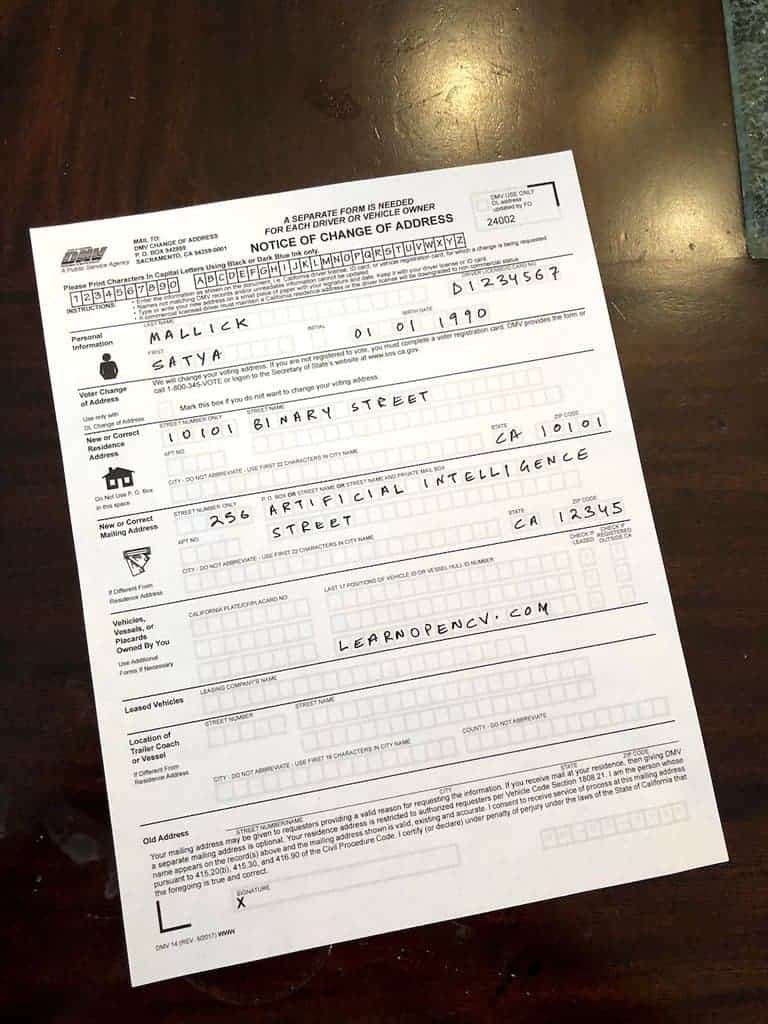
#> input picture data/test-image-2.jpg, 768 x 1024 px
$ python -i enhance.py   (imports and definitions only)
#> lines starting #> are read from the running program, lines starting #| are printed output that depends on the picture
#> further down, picture is the input picture: shape (1024, 768, 3); mean B, G, R 136, 144.3, 154.9
import cv2
import numpy as np


def gamma_correction(image: np.ndarray, gamma: float = 1.2) -> np.ndarray:
#> called with gamma = 1.2
    inv_gamma = 1.0 / gamma

    table = np.array([
        ((i / 255.0) ** inv_gamma) * 255
        for i in np.arange(256)
    ]).astype("uint8")

    return cv2.LUT(image, table)


def enhance(image: np.ndarray) -> np.ndarray:
    """
    Stage 1:
    Improve illumination and reduce noise.
    """

    image = gamma_correction(image)

    gray = cv2.cvtColor(image, cv2.COLOR_BGR2GRAY)
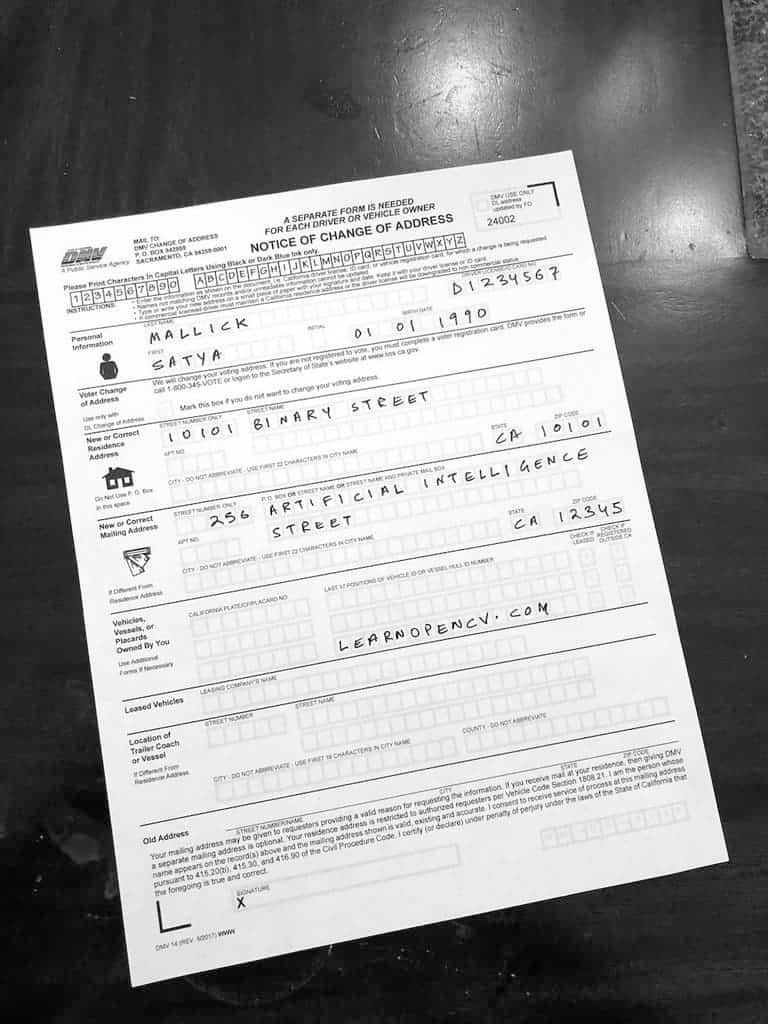
#> gray: shape (1024, 768); min 1, max 255, mean 153.8

    clahe = cv2.createCLAHE(
        clipLimit=2.0,
        tileGridSize=(8, 8)
    )

    gray = clahe.apply(gray)
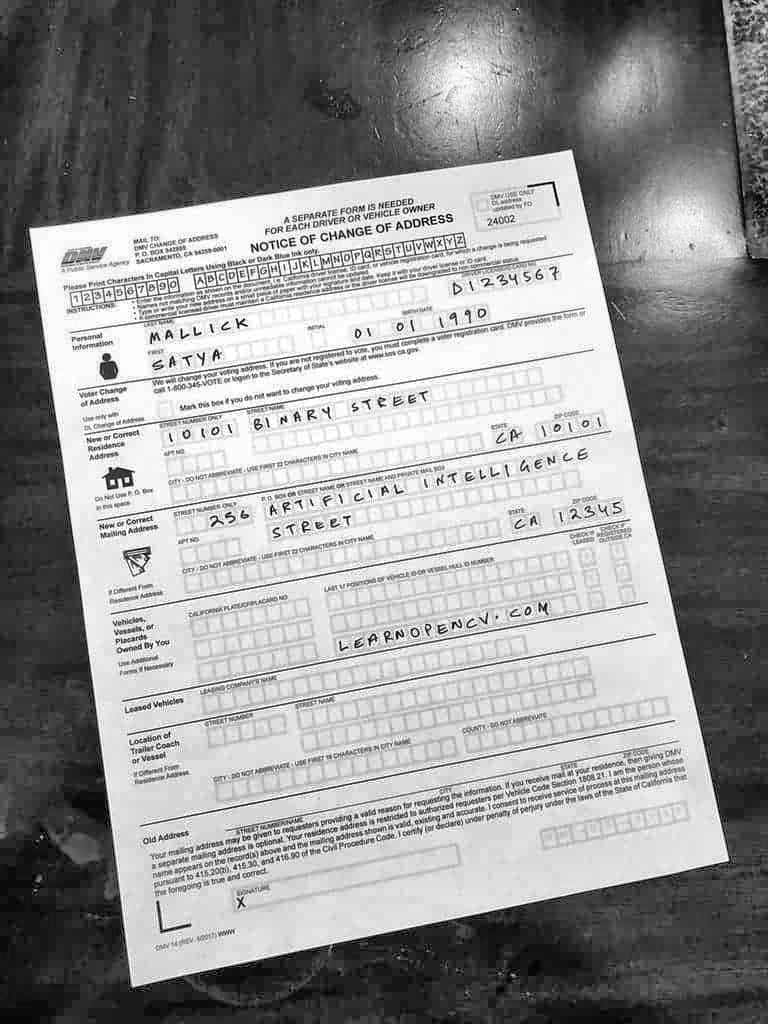
#> gray: shape (1024, 768); min 1, max 255, mean 147.9

    gray = cv2.bilateralFilter(
        gray,
        d=7,
        sigmaColor=50,
        sigmaSpace=50
    )

    return gray

>>> import cv2
>>> picture = cv2.imread('../data/test-image-2.jpg')
>>> result = enhance(picture)

$ run again, on data/test-image-6.JPG
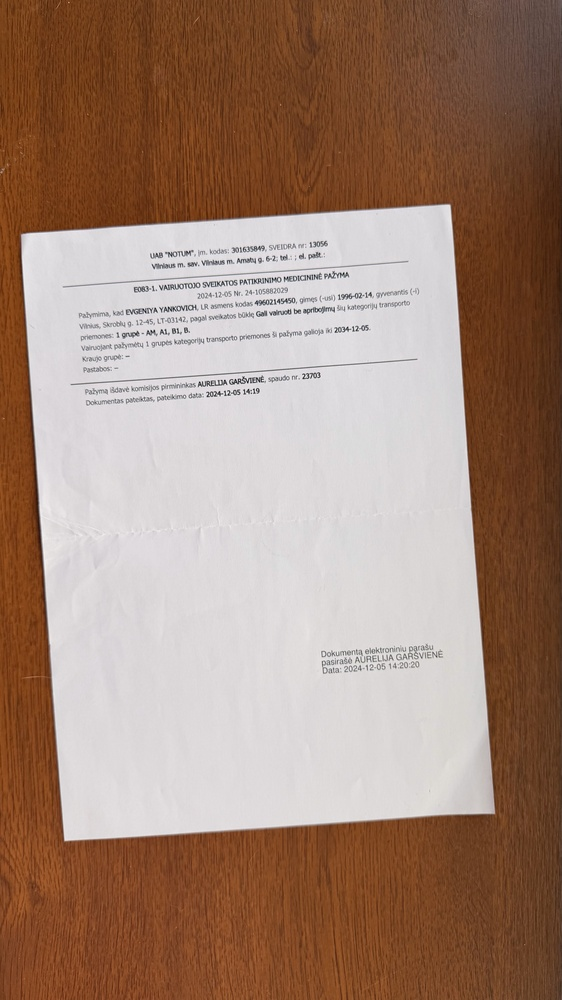
#> input picture data/test-image-6.JPG, 562 x 1000 px, shrunk from 3213 x 5712 before the run
#> picture is the input picture: shape (1000, 562, 3); mean B, G, R 118.6, 134.5, 162.3
#> in enhance, `gray = cv2.cvtColor(image, cv2.COLOR_BGR2GRAY)`:
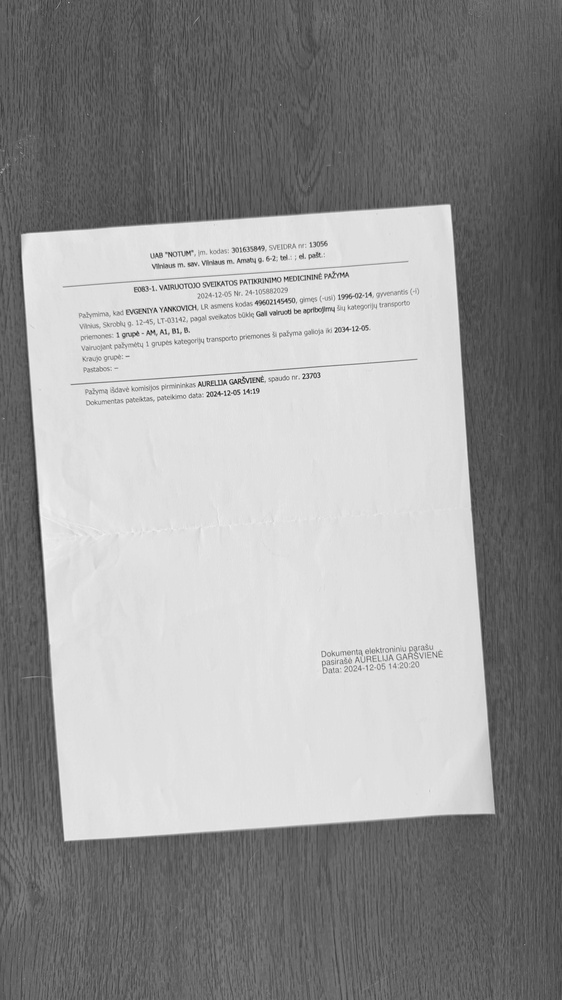
#> gray: shape (1000, 562); min 23, max 255, mean 151.9
#> in enhance, `gray = clahe.apply(gray)`:
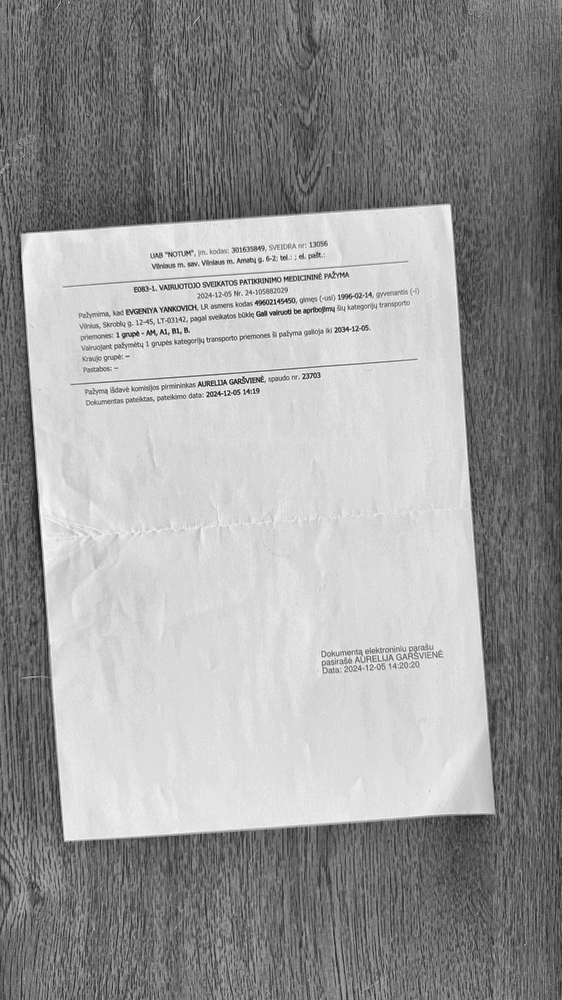
#> gray: shape (1000, 562); min 16, max 255, mean 154.4

$ run again, on data/test-image-1.png
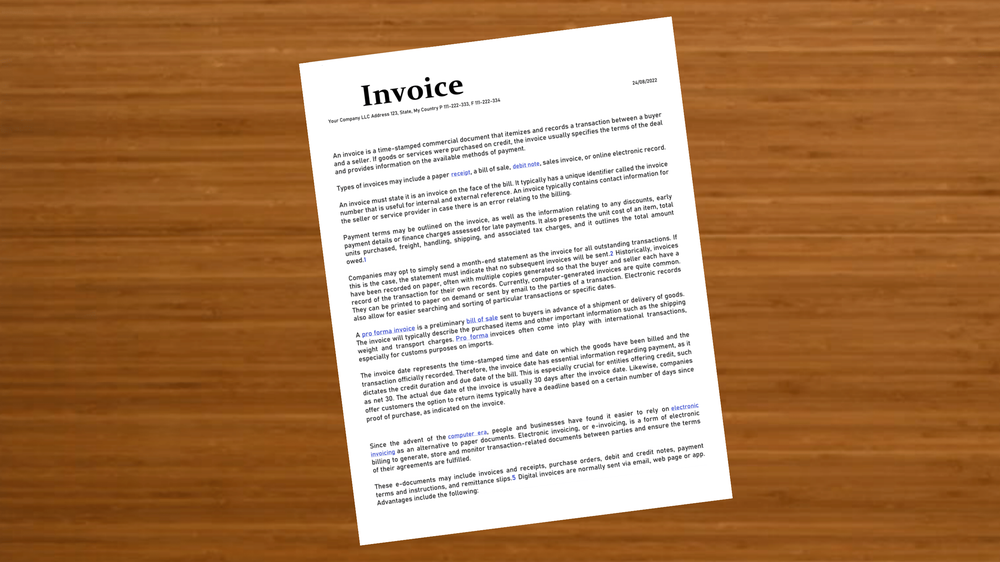
#> input picture data/test-image-1.png, 1000 x 562 px, shrunk from 2667 x 1500 before the run
#> picture is the input picture: shape (562, 1000, 3); mean B, G, R 97.1, 134.3, 175.8
#> in enhance, `gray = cv2.cvtColor(image, cv2.COLOR_BGR2GRAY)`:
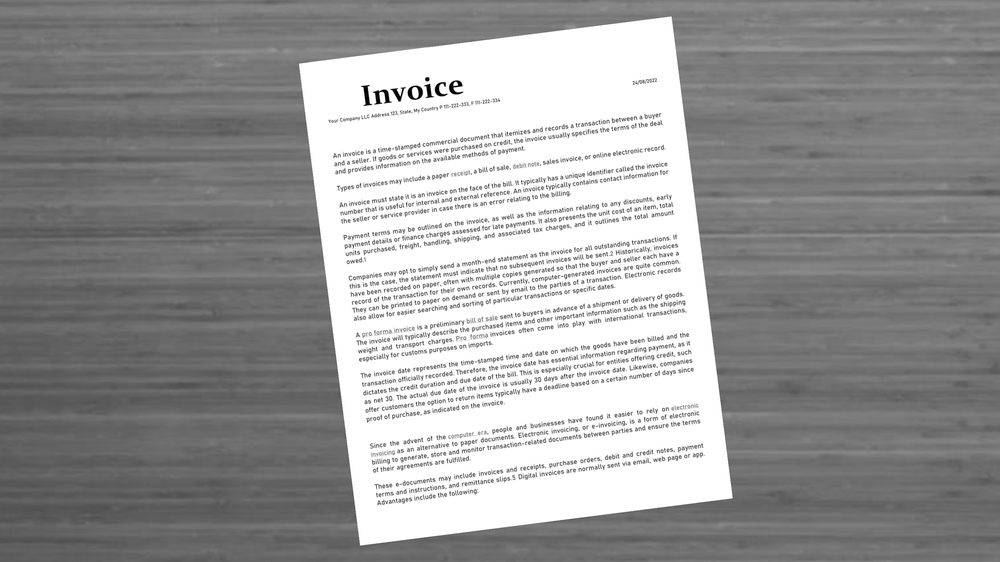
#> gray: shape (562, 1000); min 0, max 255, mean 153.5
#> in enhance, `gray = clahe.apply(gray)`:
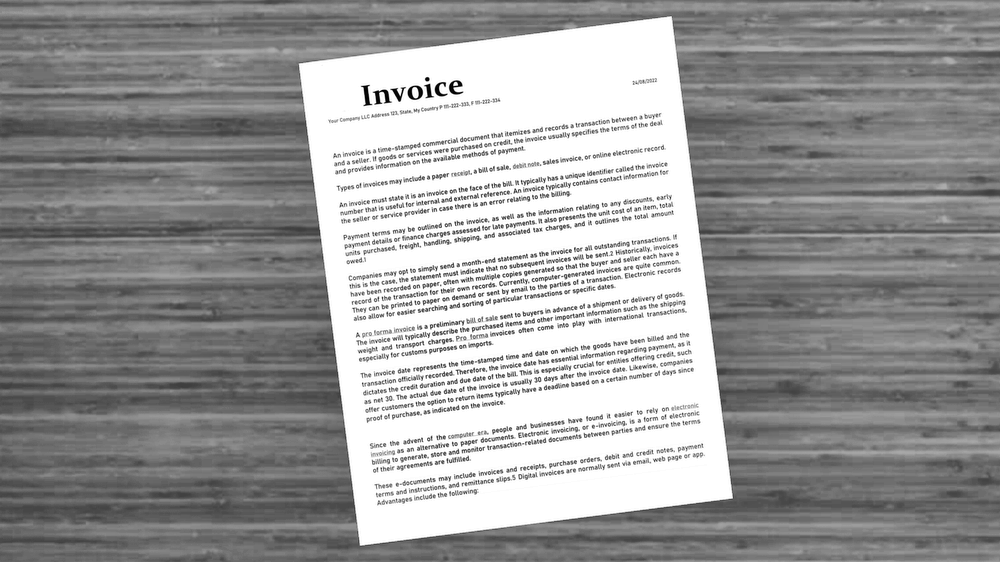
#> gray: shape (562, 1000); min 2, max 255, mean 153.8
